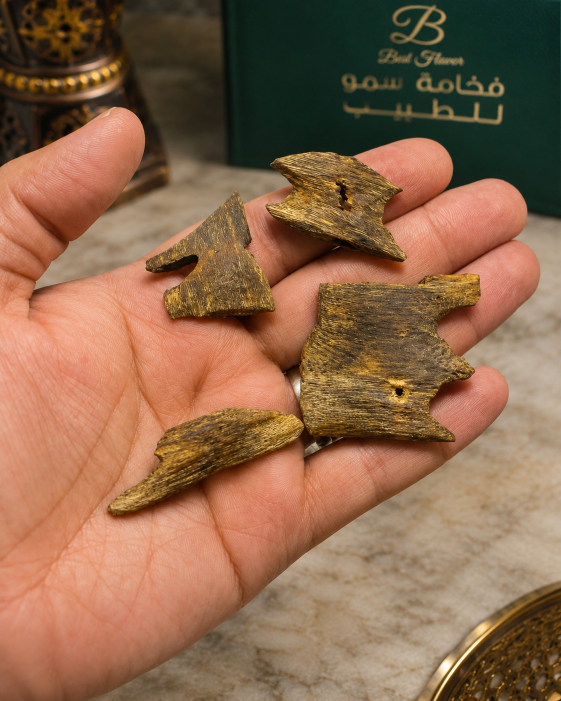
#> input picture kinam/references/hand_pieces_ref.jpg, 1122 x 1402 px, found by its file name (shown at 1/2 size)
$ python g03_real_pieces.py
#> lines starting #> are read from the running program, lines starting #| are printed output that depends on the picture; after the words box and inside, x2 and y2 are one past the last pixel; in counts of white or black regions, pixels touching at a corner belong together
"""G3 v4: paste the REAL pieces (client hand photo) onto the AI re-staging (same arrangement): one similarity transform from ORB
matches on the wood, real-piece mask only, colour matched to the warm room light (Lab mean/std of the AI pieces). Free, local."""
import cv2, numpy as np
from scipy.ndimage import binary_fill_holes
S = '/tmp/claude-0/-home-user-canva21/d92bd60e-9f87-52c3-ac35-11b21dbe0949/scratchpad/'
R = cv2.imread('/home/user/canva21/kinam/references/hand_pieces_ref.jpg'); A = cv2.imread('g03v4_raw.png'); H, W = A.shape[:2]
#> further down, R is the input picture: shape (1402, 1122, 3); mean B, G, R 77.1, 104.3, 141.2
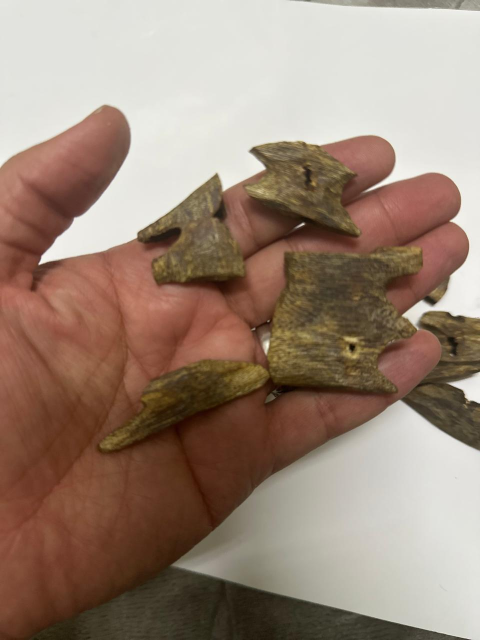
#> input picture kinam/references/hand_pieces_raw.jpg, 960 x 1280 px, given in place of g03v4_raw.png, which was not available (shown at 1/2 size)
#> further down, A is the input picture: shape (1280, 960, 3); mean B, G, R 118.8, 133.8, 155
#> after `H, W = A.shape[:2]`: H = 1280; W = 960
def woodmask(im, roi):
#> called with roi = (150, 300, 1000, 1100)
    lab = cv2.cvtColor(cv2.GaussianBlur(im, (0, 0), 1.5), cv2.COLOR_BGR2LAB).astype(int)
    g = cv2.cvtColor(im, cv2.COLOR_BGR2GRAY).astype(np.float32); hp = g - cv2.GaussianBlur(g, (0, 0), 2); tex = np.sqrt(cv2.GaussianBlur(hp * hp, (0, 0), 5))
    m = ((lab[..., 1] < 146) & (lab[..., 2] > 140) & (tex > 2.0)).astype(np.uint8)
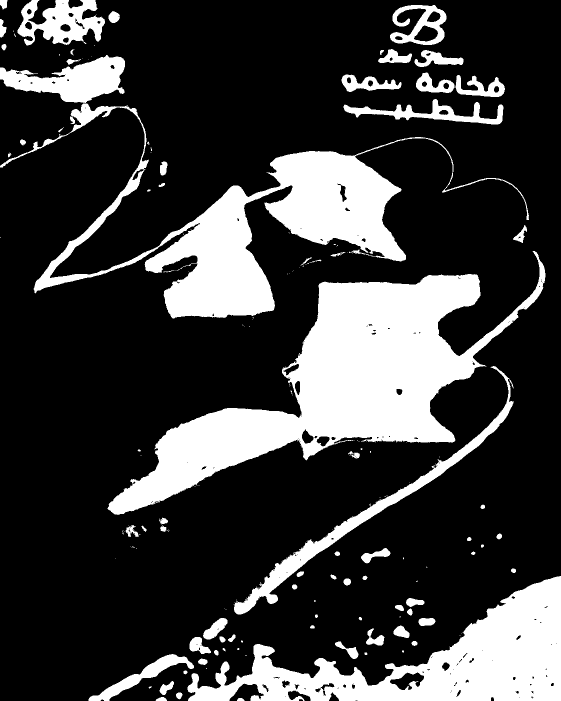
#> m: shape (1402, 1122) (shown at 1/2 size); values 0 (black) and 1 (white), 23.3% white; 184 white regions (108 under 20 px), largest, box (x1, y1, x2, y2) and area: (215, 502, 1091, 1030) 134966, (0, 110, 1058, 637) 101454, (375, 1152, 1122, 1402) 71592
    r = np.zeros_like(m); r[roi[1]:roi[3], roi[0]:roi[2]] = 1; m &= r
#> after `m &= r`: m: shape (1402, 1122); values 0 (black) and 1 (white), 14.3% white; 94 white regions (69 under 20 px), largest, box (x1, y1, x2, y2) and area: (215, 548, 1000, 1030) 132776, (150, 300, 812, 637) 78633, (598, 826, 1000, 1100) 8658
    m = cv2.morphologyEx(m, cv2.MORPH_OPEN, np.ones((5, 5), np.uint8)); m = binary_fill_holes(cv2.morphologyEx(m, cv2.MORPH_CLOSE, np.ones((9, 9), np.uint8))).astype(np.uint8)
#> after `m = cv2.morphologyEx(m, cv2.MORPH_OPEN, np.ones((5, 5), np.uint8))`: m: shape (1402, 1122); values 0 (black) and 1 (white), 14.1% white; 21 white regions, largest, box (x1, y1, x2, y2) and area: (216, 548, 1000, 1029) 131621, (290, 302, 812, 636) 76761, (606, 831, 1000, 1100) 8506
#> after `m = binary_fill_holes(cv2.morphologyEx(m, cv2.MORPH_CLOSE, np.ones((9,`: m: shape (1402, 1122); values 0 (black) and 1 (white), 14.3% white; 14 white regions, largest, box (x1, y1, x2, y2) and area: (216, 548, 1000, 1029) 133275, (150, 302, 812, 636) 79254, (606, 831, 1000, 1100) 8537
    n, l, st, _ = cv2.connectedComponentsWithStats(m); return np.isin(l, [i for i in range(1, n) if st[i, 4] > 5000]).astype(np.uint8)
#> after `n, l, st, _ = cv2.connectedComponentsWithStats(m)`:
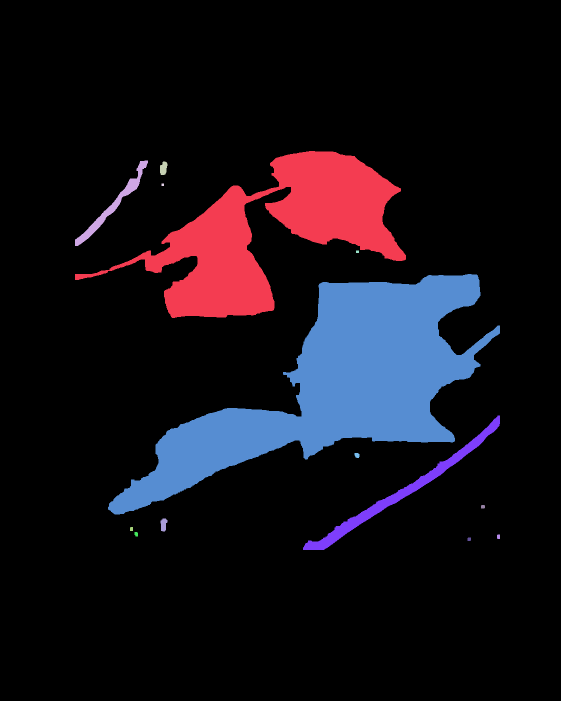
#> l: shape (1402, 1122) int32 (shown at 1/2 size); 15 distinct labels, from 0 to 14; one colour per label, 0 black
#> after `n, l, st, _ = cv2.connectedComponentsWithStats(m)`: n = 15; st = 15 rows, first 6: [0, 0, 1122, 1402, 1348010], [150, 302, 662, 334, 79254], [150, 321, 146, 171, 2990], [320, 323, 15, 27, 314], [323, 367, 5, 5, 25], [712, 501, 6, 5, 30]
mr = woodmask(R, (150, 300, 1000, 1100)); ma = woodmask(A, (600, 1000, 1300, 1700))
#> call 2 of woodmask, with roi = (600, 1000, 1300, 1700)
#> in woodmask (call 2), `lab = cv2.cvtColor(cv2.GaussianBlur(im, (0, 0), 1.5), cv2.COLOR_BGR2LA..`:
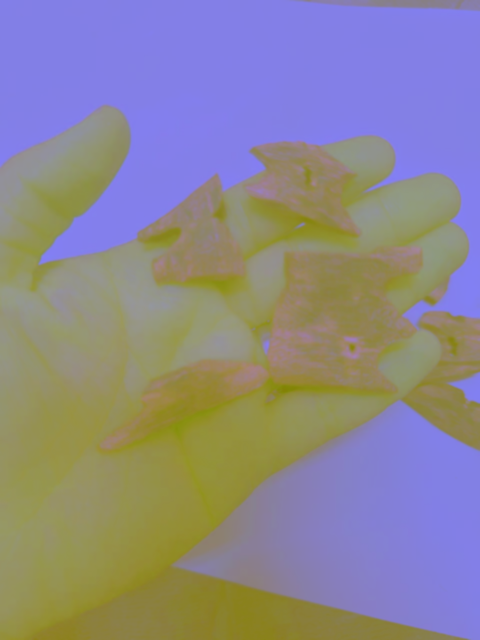
#> lab: shape (1280, 960, 3) int64 (shown at 1/2 size); mean B, G, R 144, 134.9, 140.4
#> in woodmask (call 2), `g = cv2.cvtColor(im, cv2.COLOR_BGR2GRAY).astype(np.float32)`:
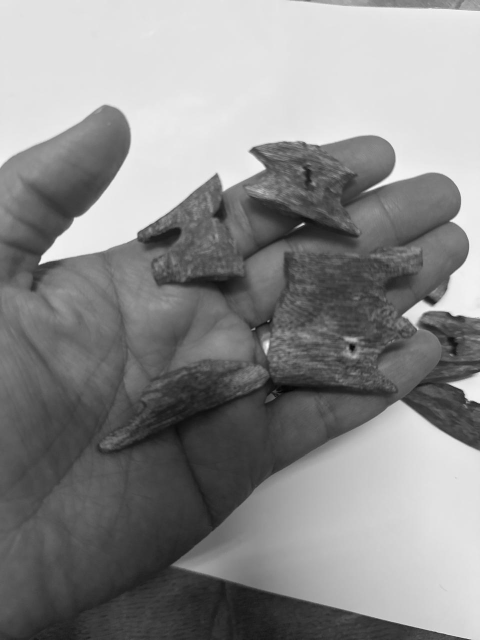
#> g: shape (1280, 960) float32 (shown at 1/2 size); min 3, max 254, mean 138.4
#> in woodmask (call 2), `hp = g - cv2.GaussianBlur(g, (0, 0), 2)`:
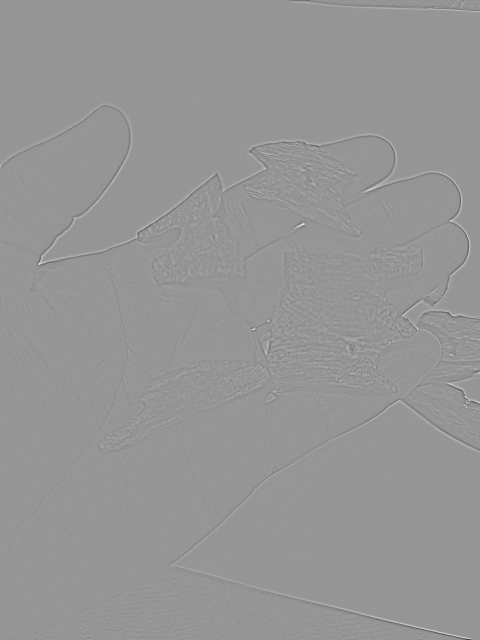
#> hp: shape (1280, 960) float32 (shown at 1/2 size); min -116.6, max 82, mean 0; drawn with min black and max white
#> in woodmask (call 2), `m = ((lab[..., 1] < 146) & (lab[..., 2] > 140) & (tex > 2.0)).astype(n..`:
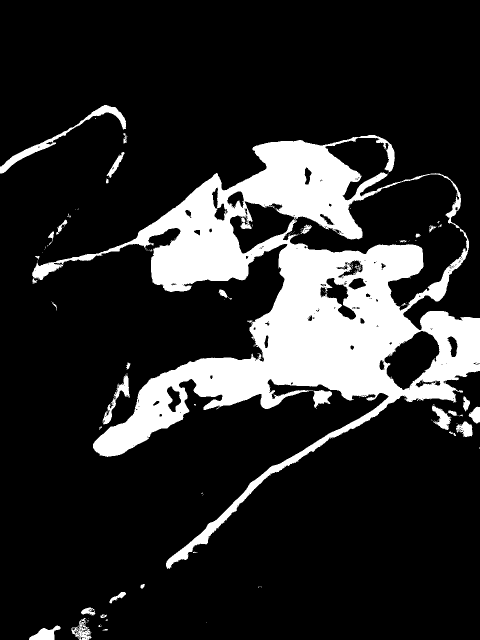
#> m: shape (1280, 960) (shown at 1/2 size); values 0 (black) and 1 (white), 16.8% white; 160 white regions (126 under 20 px), largest, box (x1, y1, x2, y2) and area: (64, 270, 960, 1138) 193858, (0, 210, 252, 347) 3154, (205, 747, 260, 849) 1195
#> in woodmask (call 2), `m &= r`: m: shape (1280, 960); 16.75% of pixels changed, all inside (x1, y1, x2, y2) = (0, 210, 960, 1280)
#> in woodmask (call 2), `n, l, st, _ = cv2.connectedComponentsWithStats(m)`: l: shape (1280, 960) int32; every value is 0
#> in woodmask (call 2), `n, l, st, _ = cv2.connectedComponentsWithStats(m)`: n = 1; st = [[0, 0, 960, 1280, 1228800]]
o = cv2.SIFT_create(6000)
k1, d1 = o.detectAndCompute(cv2.cvtColor(R, cv2.COLOR_BGR2GRAY), cv2.dilate(mr, np.ones((15, 15), np.uint8)) * 255)
#> k1 = 2995 keypoints; strongest (x, y, size): (799, 783, 11.6), (687, 367, 2.2), (781, 864, 1.9), (853, 825, 1.9)
k2, d2 = o.detectAndCompute(cv2.cvtColor(A, cv2.COLOR_BGR2GRAY), cv2.dilate(ma, np.ones((15, 15), np.uint8)) * 255)
#> k2 = (); d2 = None
#> (the run stopped early here; a loop or call above may not have finished)
